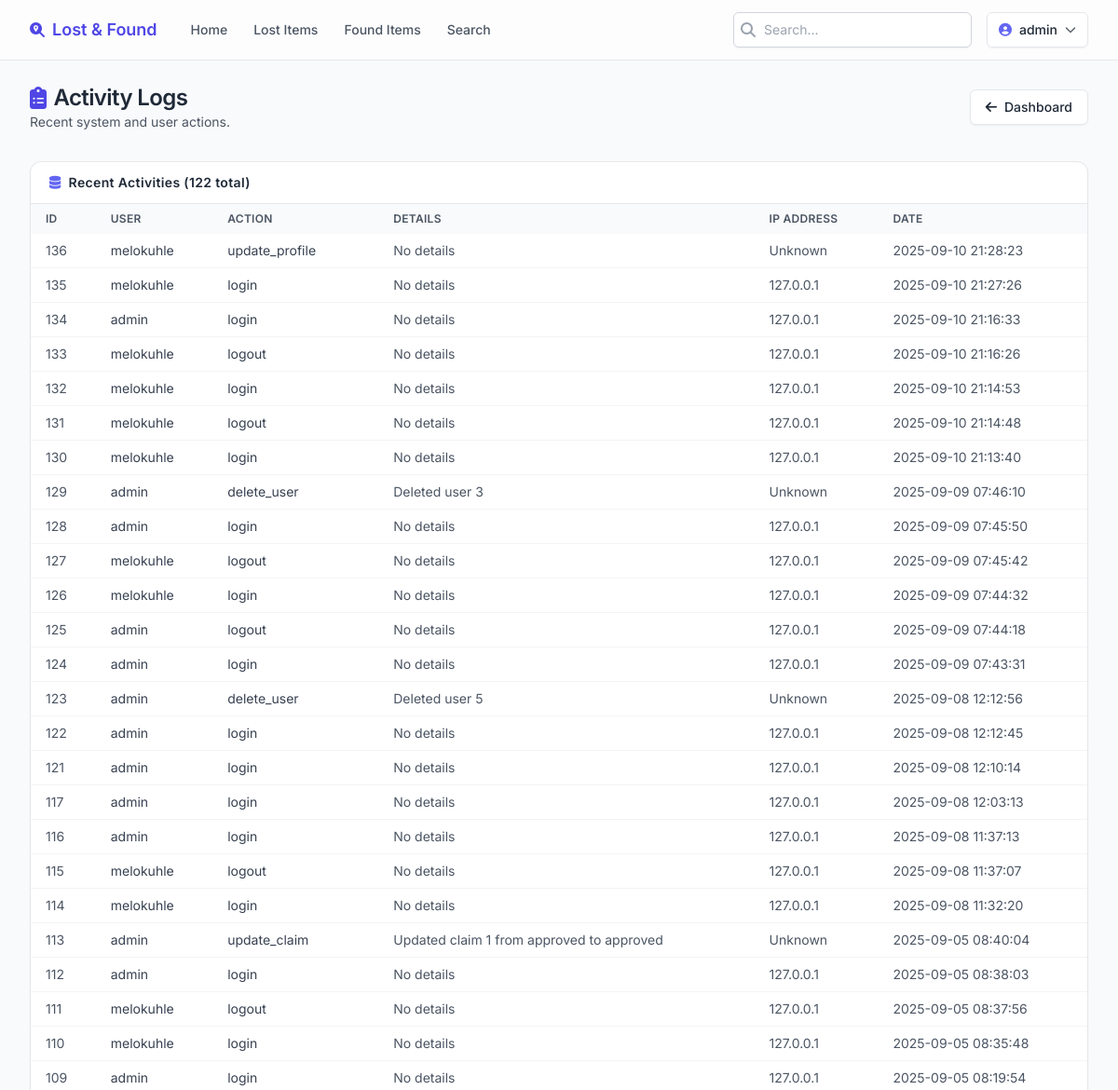
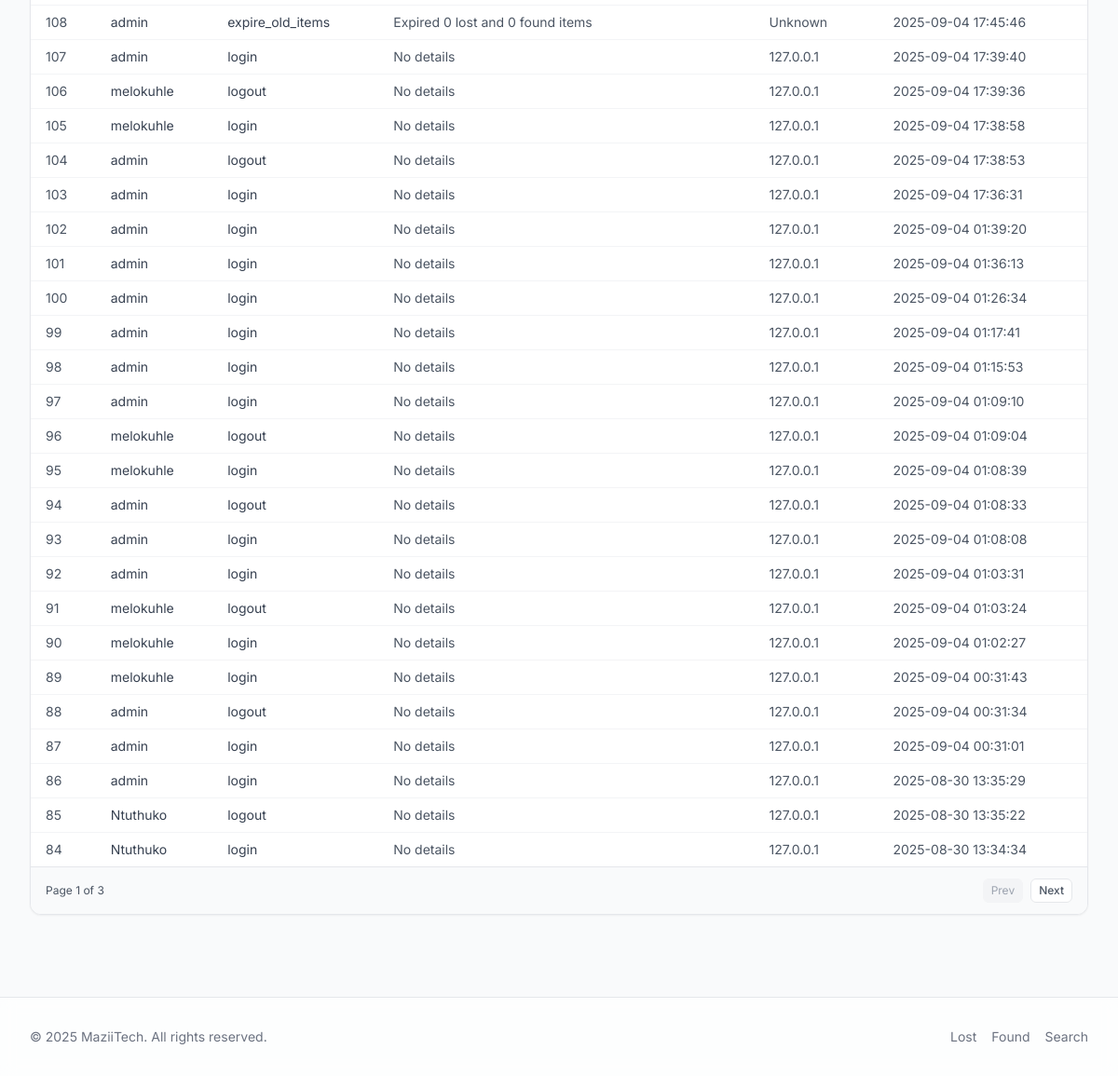
Before: /admin/activity-logs (signed in) with the older database file (2 pictures, top to bottom).
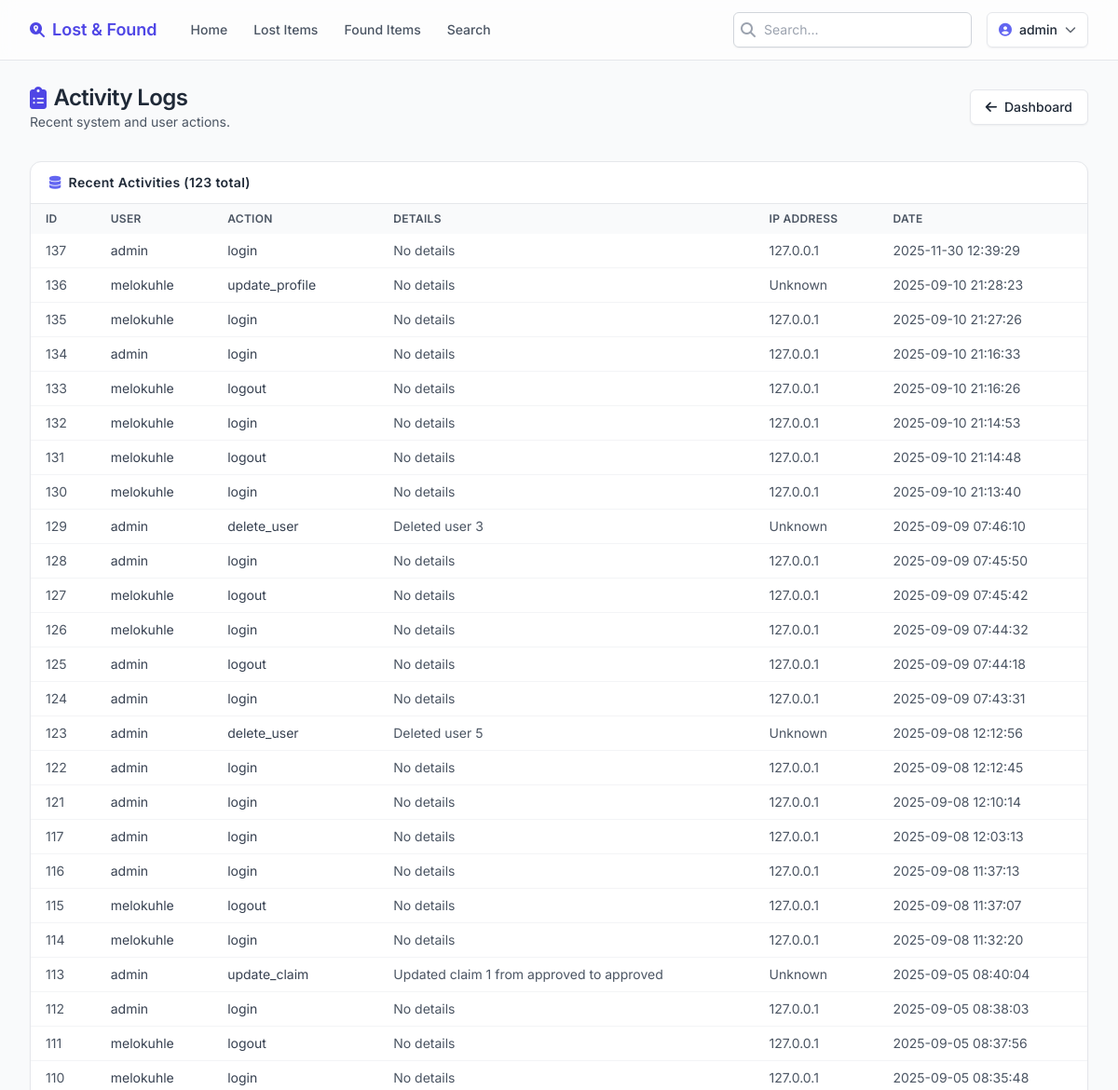
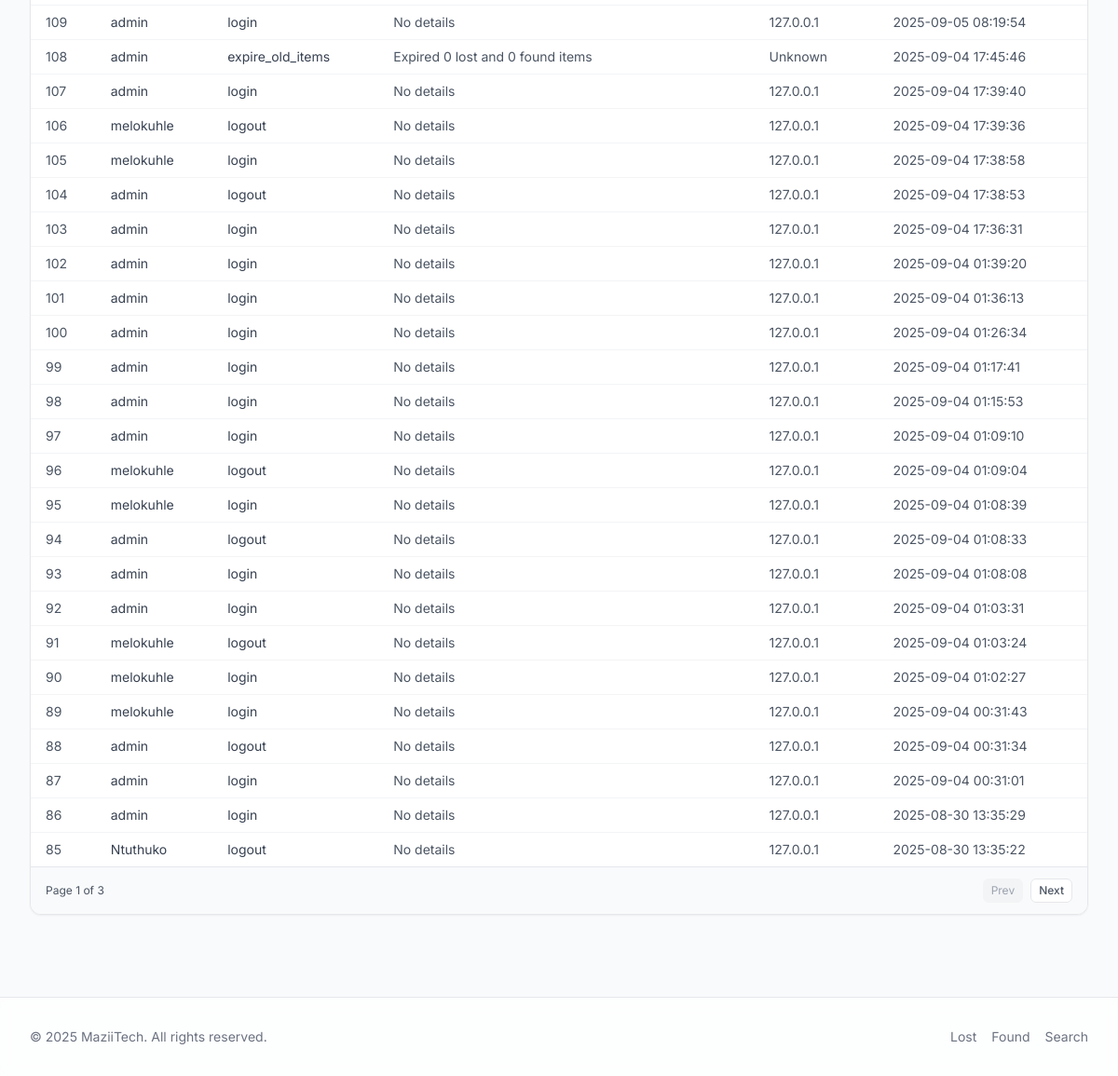
After: the same page with the newer database file (2 pictures, top to bottom).
### models.py (models this page shows, shortened)
class User(UserMixin, db.Model):
    __tablename__ = 'users'
    id = db.Column(db.Integer, primary_key=True)
    username = db.Column(db.String(80), unique=True, nullable=False)
    email = db.Column(db.String(120), unique=True, nullable=False)
    password_hash = db.Column(db.String(255), nullable=False)
    role = db.Column(db.String(20), default='student')  # 'student' or 'admin'
    is_verified = db.Column(db.Boolean, default=False)
    is_banned = db.Column(db.Boolean, default=False)
    created_at = db.Column(db.DateTime, default=db.func.current_timestamp())
    last_login = db.Column(db.DateTime, nullable=True)

class UserActivity(db.Model):
    __tablename__ = 'user_activities'
    id = db.Column(db.Integer, primary_key=True)
    user_id = db.Column(db.Integer, db.ForeignKey('users.id'), nullable=False)
    action = db.Column(db.String(100), nullable=False)
    details = db.Column(db.Text, nullable=True)
    ip_address = db.Column(db.String(45), nullable=True)
    created_at = db.Column(db.DateTime, default=datetime.utcnow)
    user = db.relationship('User', backref='activities')

### app.py (the view)
@app.route('/admin/activity-logs')
@login_required
@admin_required
def admin_activity_logs():
    page = request.args.get('page', 1, type=int)
    activities = UserActivity.query.order_by(UserActivity.created_at.desc()).paginate(
        page=page, per_page=50, error_out=False)
    return render_template('admin_activity_logs.html',
                         title='Activity Logs',
                         activities=activities)

### __init__.py (called while the page is built)
def create_app():
    app = Flask(__name__)
    app.config.from_object(Config)
    db.init_app(app)
    login_manager.init_app(app)
    login_manager.login_view = 'login'
    login_manager.login_message = 'Please log in to access this page.'
    @login_manager.user_loader
    def load_user(user_id):
        from models import User
        return User.query.get(int(user_id))
    with app.app_context():
        import models
        db.create_all()
        from models import User
        admin_user = User.query.filter_by(username='admin').first()
        if not admin_user:
            admin_user = User(username='admin', email='admin@example.com', role='admin')
            admin_user.set_password('admin123')
            db.session.add(admin_user)
            db.session.commit()
    return app

### app.py (called while the page is built)
def admin_required(f):
    from functools import wraps
    @wraps(f)
    def decorated_function(*args, **kwargs):
        if not current_user.is_authenticated or current_user.role != 'admin':
            flash('You need admin privileges to access this page.', 'error')
            return redirect(url_for('login'))
        return f(*args, **kwargs)
    return decorated_function

### templates/admin_activity_logs.html
{% extends "base.html" %}
{% block content %}
<div class="space-y-8">
    <div class="flex flex-col gap-3 md:flex-row md:items-center md:justify-between">
        <div>
            <h1 class="text-2xl font-semibold tracking-tight flex items-center gap-2"><i class="fas fa-clipboard-list text-primary-600"></i><span>Activity Logs</span></h1>
            <p class="text-sm text-gray-600">Recent system and user actions.</p>
        </div>
        <a href="{{ url_for('admin_dashboard') }}" class="inline-flex items-center gap-2 rounded-md border border-gray-200 bg-white px-4 py-2 text-sm font-medium shadow-sm hover:bg-gray-50"><i class="fas fa-arrow-left"></i>Dashboard</a>
    </div>
    <div class="rounded-xl border border-gray-200 bg-white shadow-sm overflow-hidden">
        <div class="flex items-center justify-between border-b px-5 py-3"><h2 class="text-sm font-semibold tracking-wide flex items-center gap-2"><i class="fas fa-database text-primary-500"></i>Recent Activities ({{ activities.total }} total)</h2></div>
        <div class="overflow-x-auto">{% if activities.items %}<table class="min-w-full text-sm"><thead class="bg-gray-50 text-left text-xs uppercase tracking-wide text-gray-600"><tr><th class="px-4 py-2 font-semibold">ID</th><th class="px-4 py-2 font-semibold">User</th><th class="px-4 py-2 font-semibold">Action</th><th class="px-4 py-2 font-semibold">Details</th><th class="px-4 py-2 font-semibold">IP Address</th><th class="px-4 py-2 font-semibold">Date</th></tr></thead><tbody class="divide-y divide-gray-100">{% for activity in activities.items %}<tr class="hover:bg-gray-50/70"><td class="px-4 py-2 text-gray-600">{{ activity.id }}</td><td class="px-4 py-2 text-gray-700">{{ activity.user.username if activity.user else 'Unknown' }}</td><td class="px-4 py-2 text-gray-700">{{ activity.action }}</td><td class="px-4 py-2 text-gray-600">{{ activity.details or 'No details' }}</td><td class="px-4 py-2 text-gray-600">{{ activity.ip_address or 'Unknown' }}</td><td class="px-4 py-2 text-gray-600">{{ activity.created_at.strftime('%Y-%m-%d %H:%M:%S') }}</td></tr>{% endfor %}</tbody></table>{% else %}<p class="p-6 text-center text-sm text-gray-500">No activity logs found.</p>{% endif %}</div>
        {% if activities.items %}<div class="border-t bg-gray-50 px-4 py-3 flex items-center justify-between text-xs text-gray-600"><div>Page {{ activities.page }} of {{ activities.pages }}</div><div class="flex items-center gap-2">{% if activities.has_prev %}<a href="{{ url_for('admin_activity_logs', page=activities.prev_num) }}" class="inline-flex items-center rounded-md border border-gray-200 bg-white px-2 py-1 font-medium hover:bg-gray-50">Prev</a>{% else %}<span class="inline-flex items-center rounded-md border border-gray-100 bg-gray-100 px-2 py-1 text-gray-400">Prev</span>{% endif %}{% if activities.has_next %}<a href="{{ url_for('admin_activity_logs', page=activities.next_num) }}" class="inline-flex items-center rounded-md border border-gray-200 bg-white px-2 py-1 font-medium hover:bg-gray-50">Next</a>{% else %}<span class="inline-flex items-center rounded-md border border-gray-100 bg-gray-100 px-2 py-1 text-gray-400">Next</span>{% endif %}</div></div>{% endif %}
    </div>
</div>
{% endblock %}

### templates/base.html (shortened to what this page needs)
<!DOCTYPE html>
<html lang="en" class="h-full">
<head>
    <script src="https://cdn.tailwindcss.com?plugins=forms,typography,aspect-ratio"></script>
    <link rel="stylesheet" href="https://cdnjs.cloudflare.com/ajax/libs/font-awesome/6.4.0/css/all.min.css" />
</head>
<body class="min-h-full bg-gray-50 text-gray-800 flex flex-col">
    <header class="sticky top-0 z-40 border-b bg-white/80 backdrop-blur supports-[backdrop-filter]:bg-white/60">
        <div class="max-w-7xl mx-auto px-4 sm:px-6 lg:px-8">
            <div class="flex h-16 items-center justify-between gap-4">
                <div class="flex items-center gap-6">
                    <a href="{{ url_for('index') }}" class="flex items-center gap-2 font-semibold text-primary-600 hover:text-primary-700">
                        <i class="fas fa-search-location"></i>
                        <span class="text-lg">Lost &amp; Found</span>
                    </a>
                    <nav class="hidden md:flex gap-1">
                        <a href="{{ url_for('index') }}" class="px-3 py-2 text-sm font-medium rounded-md {{ 'bg-primary-50 text-primary-700' if request.endpoint=='index' else 'text-gray-600 hover:text-gray-900 hover:bg-gray-100' }}">Home</a>
                        <a href="{{ url_for('browse_lost_items') }}" class="px-3 py-2 text-sm font-medium rounded-md {{ 'bg-primary-50 text-primary-700' if request.endpoint=='browse_lost_items' else 'text-gray-600 hover:text-gray-900 hover:bg-gray-100' }}">Lost Items</a>
                        <a href="{{ url_for('browse_found_items') }}" class="px-3 py-2 text-sm font-medium rounded-md {{ 'bg-primary-50 text-primary-700' if request.endpoint=='browse_found_items' else 'text-gray-600 hover:text-gray-900 hover:bg-gray-100' }}">Found Items</a>
                        <a href="{{ url_for('search_items') }}" class="px-3 py-2 text-sm font-medium rounded-md {{ 'bg-primary-50 text-primary-700' if request.endpoint=='search_items' else 'text-gray-600 hover:text-gray-900 hover:bg-gray-100' }}">Search</a>
                    </nav>
                </div>
                <div class="flex items-center gap-4">
                    <form action="{{ url_for('search_items') }}" method="get" class="hidden lg:block">
                        <label class="relative block">
                            <span class="absolute inset-y-0 left-0 flex items-center pl-2 text-gray-400"><i class="fas fa-search"></i></span>
                            <input name="query" placeholder="Search..." class="w-64 rounded-md border border-gray-300 bg-white py-2 pl-8 pr-3 text-sm placeholder-gray-400 shadow-sm focus:border-primary-500 focus:ring-2 focus:ring-primary-500/50" />
                        </label>
                    </form>
                    {% if current_user.is_authenticated %}
                        <div class="relative" id="user-menu-wrapper">
                            <button id="user-menu-button" type="button" class="flex items-center gap-2 rounded-md border border-gray-200 bg-white px-3 py-2 text-sm font-medium shadow-sm hover:bg-gray-50 focus:outline-none focus:ring-2 focus:ring-primary-500">
                                <i class="fas fa-user-circle text-primary-500"></i>
                                <span class="hidden sm:inline">{{ current_user.username }}</span>
                                <i class="fas fa-chevron-down text-xs opacity-70"></i>
                            </button>
                        </div>
                    {% else %}
                        <a href="{{ url_for('login') }}" class="rounded-md bg-primary-600 px-4 py-2 text-sm font-semibold text-white shadow hover:bg-primary-700 focus:outline-none focus:ring-2 focus:ring-primary-500">Login</a>
                    {% endif %}
                </div>
            </div>
        </div>
    </header>
    <main class="flex-1 w-full max-w-7xl mx-auto px-4 sm:px-6 lg:px-8 py-6">
        {% block content %}{% endblock %}
    </main>
    <footer class="mt-16 border-t bg-white/70 backdrop-blur">
        <div class="max-w-7xl mx-auto px-4 sm:px-6 lg:px-8 py-8">
            <div class="flex flex-col md:flex-row items-center justify-between gap-4 text-sm text-gray-500">
                <p>&copy; {{ current_year if current_year else '2025' }} MaziiTech. All rights reserved.</p>
                <div class="flex items-center gap-4">
                    <a href="{{ url_for('browse_lost_items') }}" class="hover:text-gray-800">Lost</a>
                    <a href="{{ url_for('browse_found_items') }}" class="hover:text-gray-800">Found</a>
                    <a href="{{ url_for('search_items') }}" class="hover:text-gray-800">Search</a>
                </div>
            </div>
        </div>
    </footer>
</body>
</html>

### templates/base.html (style rules this page uses)
body { font-family: 'Inter', ui-sans-serif, system-ui; }

Changed rows visible on the page:
no longer on this page (row unchanged): UserActivity: id "84", user "Ntuthuko", action "login", details "No details", ip_address "127.0.0.1", created_at "2025-08-30 13:34:34"
added UserActivity: id "137", user "admin", action "login", details "No details", ip_address "127.0.0.1", created_at "2025-11-30 12:39:29"
Other visible differences:
{{ activities.total }}: "122" → "123"
